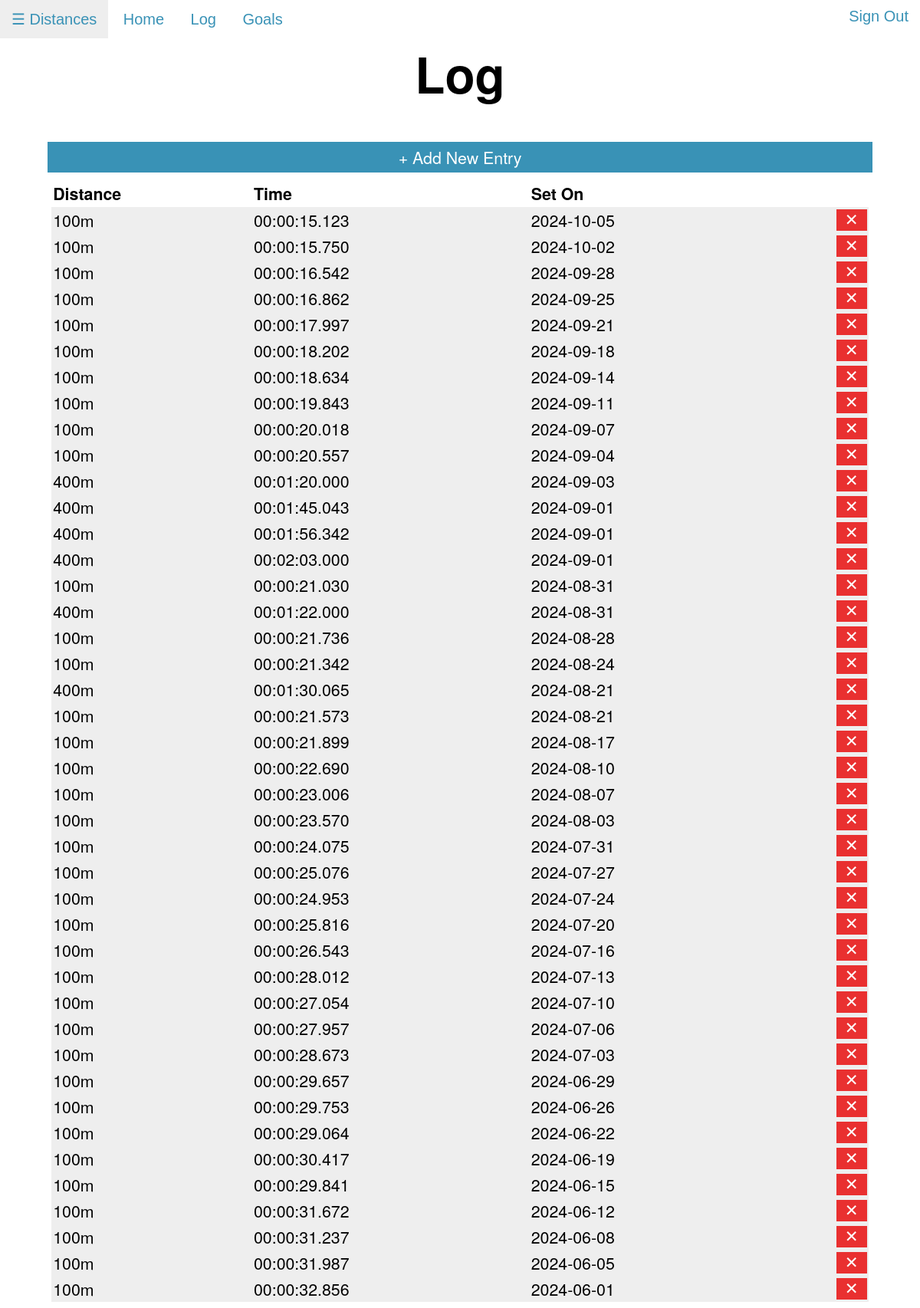
/log (signed in), run on an earlier commit of the app's database.
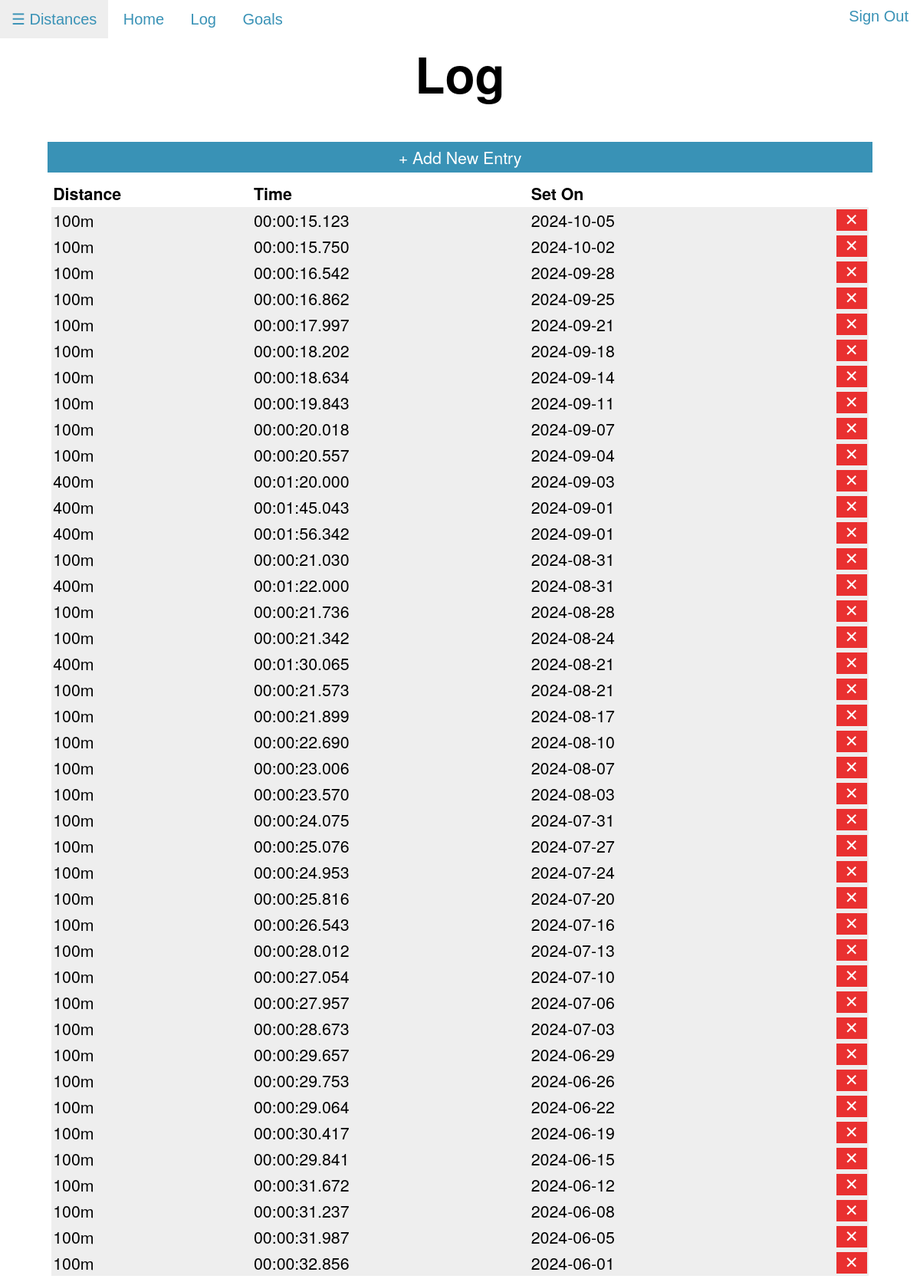
And on a later commit of the database.
### tables this page shows
CREATE TABLE times (id INTEGER PRIMARY KEY AUTOINCREMENT NOT NULL, user_id INTEGER NOT NULL, dist_id INTEGER NOT NULL, h INTEGER NOT NULL, m INTEGER NOT NULL, s INTEGER NOT NULL, ms INTEGER NOT NULL, date TEXT NOT NULL, notes TEXT);

CREATE TABLE distances (id INTEGER PRIMARY KEY AUTOINCREMENT NOT NULL, user_id INTEGER NOT NULL, distance TEXT NOT NULL);

### app.py (the view)
@app.route("/log", methods=["GET", "POST"])
@login_required
def log():
    times = db.execute("SELECT * FROM times WHERE times.user_id = ? ORDER BY date DESC", session["user_id"])
    for time in times:
        time["distance"] = db.execute("SELECT distance FROM distances WHERE id = ?", time["dist_id"])[0]["distance"]
    load_dists()
    return render_template("log.html", dists=dists, times=times)

### app.py (called while the page is built)
def login_required(f):
    @wraps(f)
    def decorated_function(*args, **kwargs):
        if session.get("user_id") is None:
            return redirect("/login")
        return f(*args, **kwargs)
    return decorated_function

def load_dists():
    dists.clear()
    rows = db.execute("SELECT distance FROM distances WHERE user_id = ?", session["user_id"])
    for row in rows:
        if row["distance"] not in dists:
            dists.append(row["distance"])

### templates/log.html (shortened to what this page needs)
{% extends "layout.html" %}
{% block body %}
    <h1>Log</h1>
    <a class="addentrylink" href="/addentry">&plus; Add New Entry</a>
    <table>
        <thead class="heading">
            <td>Distance</td>
            <td>Time</td>
            <td>Set On</td>
            <td></td>
        </thead>
        {% for entry in times %}
        <tr>
            <td>{{ entry["distance"] }}</td>
            <td>{{ '%02d' % entry["h"] }}:{{ '%02d' % entry["m"] }}:{{ '%02d' % entry["s"] }}.{{ '%03d' % entry["ms"] }}</td>
            <td>{{ entry["date"] }}</td>
            <td>
                <form action="/deleteentry">
                    <button class="trashbutton" type="submit">&#10005;</button>
                </form>
            </td>
        </tr>
        {% endfor %}
    </table>
{% endblock %}

What changed in the data, as far as the page shows it:
removed times: distance "400m", h "00", m "02", s "03", ms "000", date "2024-09-01"
